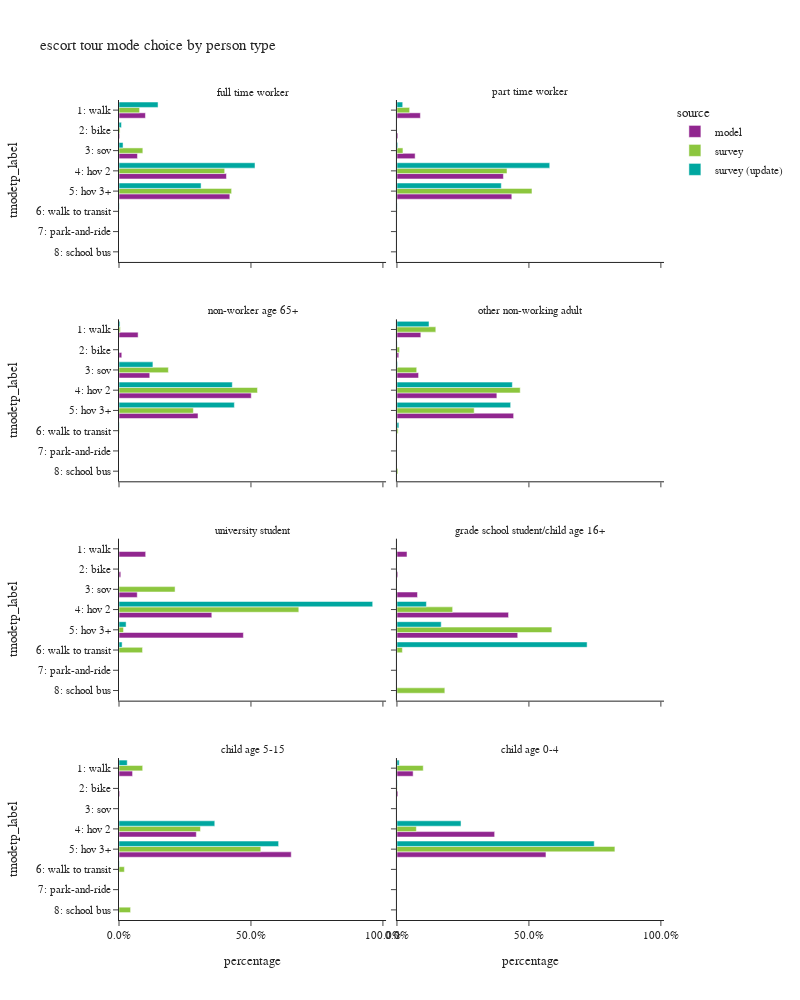

Here is the notebook cell this chart was saved with:
### Code cell
plot_mode_choice(es_tour,"pptyp_label",
                 {"pptyp_label":["full time worker","part time worker","non-worker age 65+","other non-working adult",
                                 "university student","grade school student/child age 16+","child age 5-15","child age 0-4"],
                  "tmodetp_label":["1: walk","2: bike","3: sov","4: hov 2","5: hov 3+","6: walk to transit",
                                   "7: park-and-ride","8: school bus","9: other–survey only"]},
                 "person type",
                 2,1000)

### Figure 1 — Plotly figure (JSON) as saved in the notebook; plotly's stock layout.template omitted (floating-point values rounded to 4 significant figures)
{"data": [{"alignmentgroup": "True", "customdata": [[15831], [455], [11051], [64336], [66360]], "hovertemplate": "source=model<br>pptyp_label=full time worker<br>percentage=%{x}<br>tmodetp_label=%{y}<br>sample count=%{customdata[0]}<extra></extra>", "legendgroup": "model", "marker": {"color": "#91268F", "pattern": {"shape": ""}}, "name": "model", "offsetgroup": "model", "orientation": "h", "showlegend": true, "textposition": "auto", "type": "bar", "x": [0.1002, 0.002879, 0.06993, 0.4071, 0.4199], "xaxis": "x7", "y": ["1: walk", "2: bike", "3: sov", "4: hov 2", "5: hov 3+"], "yaxis": "y7"}, {"alignmentgroup": "True", "customdata": [[5315], [223], [4125], [24150], [26056]], "hovertemplate": "source=model<br>pptyp_label=part time worker<br>percentage=%{x}<br>tmodetp_label=%{y}<br>sample count=%{customdata[0]}<extra></extra>", "legendgroup": "model", "marker": {"color": "#91268F", "pattern": {"shape": ""}}, "name": "model", "offsetgroup": "model", "orientation": "h", "showlegend": false, "textposition": "auto", "type": "bar", "x": [0.08878, 0.003725, 0.0689, 0.4034, 0.4352], "xaxis": "x8", "y": ["1: walk", "2: bike", "3: sov", "4: hov 2", "5: hov 3+"], "yaxis": "y8"}, {"alignmentgroup": "True", "customdata": [[5291], [769], [8512], [36597], [21867]], "hovertemplate": "source=model<br>pptyp_label=non-worker age 65+<br>percentage=%{x}<br>tmodetp_label=%{y}<br>sample count=%{customdata[0]}<extra></extra>", "legendgroup": "model", "marker": {"color": "#91268F", "pattern": {"shape": ""}}, "name": "model", "offsetgroup": "model", "orientation": "h", "showlegend": false, "textposition": "auto", "type": "bar", "x": [0.07244, 0.01053, 0.1165, 0.5011, 0.2994], "xaxis": "x5", "y": ["1: walk", "2: bike", "3: sov", "4: hov 2", "5: hov 3+"], "yaxis": "y5"}, {"alignmentgroup": "True", "customdata": [[19719], [1510], [17865], [82522], [96379]], "hovertemplate": "source=model<br>pptyp_label=other non-working adult<br>percentage=%{x}<br>tmodetp_label=%{y}<br>sample count=%{customdata[0]}<extra></extra>", "legendgroup": "model", "marker": {"color": "#91268F", "pattern": {"shape": ""}}, "name": "model", "offsetgroup": "model", "orientation": "h", "showlegend": false, "textposition": "auto", "type": "bar", "x": [0.09046, 0.006927, 0.08195, 0.3785, 0.4421], "xaxis": "x6", "y": ["1: walk", "2: bike", "3: sov", "4: hov 2", "5: hov 3+"], "yaxis": "y6"}, {"alignmentgroup": "True", "customdata": [[535], [36], [366], [1861], [2494]], "hovertemplate": "source=model<br>pptyp_label=university student<br>percentage=%{x}<br>tmodetp_label=%{y}<br>sample count=%{customdata[0]}<extra></extra>", "legendgroup": "model", "marker": {"color": "#91268F", "pattern": {"shape": ""}}, "name": "model", "offsetgroup": "model", "orientation": "h", "showlegend": false, "textposition": "auto", "type": "bar", "x": [0.1011, 0.006803, 0.06916, 0.3517, 0.4713], "xaxis": "x3", "y": ["1: walk", "2: bike", "3: sov", "4: hov 2", "5: hov 3+"], "yaxis": "y3"}, {"alignmentgroup": "True", "customdata": [[2546], [239], [5201], [28241], [30564]], "hovertemplate": "source=model<br>pptyp_label=grade school student/child age 16+<br>percentage=%{x}<br>tmodetp_label=%{y}<br>sample count=%{customdata[0]}<extra></extra>", "legendgroup": "model", "marker": {"color": "#91268F", "pattern": {"shape": ""}}, "name": "model", "offsetgroup": "model", "orientation": "h", "showlegend": false, "textposition": "auto", "type": "bar", "x": [0.03812, 0.003578, 0.07787, 0.4228, 0.4576], "xaxis": "x4", "y": ["1: walk", "2: bike", "3: sov", "4: hov 2", "5: hov 3+"], "yaxis": "y4"}, {"alignmentgroup": "True", "customdata": [[2077], [118], [11840], [26374]], "hovertemplate": "source=model<br>pptyp_label=child age 5-15<br>percentage=%{x}<br>tmodetp_label=%{y}<br>sample count=%{customdata[0]}<extra></extra>", "legendgroup": "model", "marker": {"color": "#91268F", "pattern": {"shape": ""}}, "name": "model", "offsetgroup": "model", "orientation": "h", "showlegend": false, "textposition": "auto", "type": "bar", "x": [0.0514, 0.00292, 0.293, 0.6527], "xaxis": "x", "y": ["1: walk", "2: bike", "4: hov 2", "5: hov 3+"], "yaxis": "y"}, {"alignmentgroup": "True", "customdata": [[4151], [261], [25044], [38197]], "hovertemplate": "source=model<br>pptyp_label=child age 0-4<br>percentage=%{x}<br>tmodetp_label=%{y}<br>sample count=%{customdata[0]}<extra></extra>", "legendgroup": "model", "marker": {"color": "#91268F", "pattern": {"shape": ""}}, "name": "model", "offsetgroup": "model", "orientation": "h", "showlegend": false, "textposition": "auto", "type": "bar", "x": [0.06136, 0.003858, 0.3702, 0.5646], "xaxis": "x2", "y": ["1: walk", "2: bike", "4: hov 2", "5: hov 3+"], "yaxis": "y2"}, {"alignmentgroup": "True", "customdata": [[40], [9], [22], [120], [77], [3]], "hovertemplate": "source=survey<br>pptyp_label=full time worker<br>percentage=%{x}<br>tmodetp_label=%{y}<br>sample count=%{customdata[0]}<extra></extra>", "legendgroup": "survey", "marker": {"color": "#8CC63E", "pattern": {"shape": ""}}, "name": "survey", "offsetgroup": "survey", "orientation": "h", "showlegend": true, "textposition": "auto", "type": "bar", "x": [0.07807, 0.00396, 0.09034, 0.4005, 0.4266, 0.0005106], "xaxis": "x7", "y": ["1: walk", "2: bike", "3: sov", "4: hov 2", "5: hov 3+", "6: walk to transit"], "yaxis": "y7"}, {"alignmentgroup": "True", "customdata": [[7], [3], [34], [32], [1]], "hovertemplate": "source=survey<br>pptyp_label=part time worker<br>percentage=%{x}<br>tmodetp_label=%{y}<br>sample count=%{customdata[0]}<extra></extra>", "legendgroup": "survey", "marker": {"color": "#8CC63E", "pattern": {"shape": ""}}, "name": "survey", "offsetgroup": "survey", "orientation": "h", "showlegend": false, "textposition": "auto", "type": "bar", "x": [0.0481, 0.02274, 0.4169, 0.5116, 0.0005994], "xaxis": "x8", "y": ["1: walk", "3: sov", "4: hov 2", "5: hov 3+", "6: walk to transit"], "yaxis": "y8"}, {"alignmentgroup": "True", "customdata": [[5], [12], [41], [27], [1]], "hovertemplate": "source=survey<br>pptyp_label=non-worker age 65+<br>percentage=%{x}<br>tmodetp_label=%{y}<br>sample count=%{customdata[0]}<extra></extra>", "legendgroup": "survey", "marker": {"color": "#8CC63E", "pattern": {"shape": ""}}, "name": "survey", "offsetgroup": "survey", "orientation": "h", "showlegend": false, "textposition": "auto", "type": "bar", "x": [0.005101, 0.1871, 0.5246, 0.2818, 0.001389], "xaxis": "x5", "y": ["1: walk", "3: sov", "4: hov 2", "5: hov 3+", "6: walk to transit"], "yaxis": "y5"}, {"alignmentgroup": "True", "customdata": [[23], [4], [12], [83], [51], [4], [1]], "hovertemplate": "source=survey<br>pptyp_label=other non-working adult<br>percentage=%{x}<br>tmodetp_label=%{y}<br>sample count=%{customdata[0]}<extra></extra>", "legendgroup": "survey", "marker": {"color": "#8CC63E", "pattern": {"shape": ""}}, "name": "survey", "offsetgroup": "survey", "orientation": "h", "showlegend": false, "textposition": "auto", "type": "bar", "x": [0.1472, 0.00993, 0.07485, 0.4671, 0.2926, 0.004472, 0.003809], "xaxis": "x6", "y": ["1: walk", "2: bike", "3: sov", "4: hov 2", "5: hov 3+", "6: walk to transit", "8: school bus"], "yaxis": "y6"}, {"alignmentgroup": "True", "customdata": [[1], [8], [1], [1]], "hovertemplate": "source=survey<br>pptyp_label=university student<br>percentage=%{x}<br>tmodetp_label=%{y}<br>sample count=%{customdata[0]}<extra></extra>", "legendgroup": "survey", "marker": {"color": "#8CC63E", "pattern": {"shape": ""}}, "name": "survey", "offsetgroup": "survey", "orientation": "h", "showlegend": false, "textposition": "auto", "type": "bar", "x": [0.2125, 0.6813, 0.0171, 0.08918], "xaxis": "x3", "y": ["3: sov", "4: hov 2", "5: hov 3+", "6: walk to transit"], "yaxis": "y3"}, {"alignmentgroup": "True", "customdata": [[5], [5], [1], [1]], "hovertemplate": "source=survey<br>pptyp_label=grade school student/child age 16+<br>percentage=%{x}<br>tmodetp_label=%{y}<br>sample count=%{customdata[0]}<extra></extra>", "legendgroup": "survey", "marker": {"color": "#8CC63E", "pattern": {"shape": ""}}, "name": "survey", "offsetgroup": "survey", "orientation": "h", "showlegend": false, "textposition": "auto", "type": "bar", "x": [0.211, 0.587, 0.02053, 0.1815], "xaxis": "x4", "y": ["4: hov 2", "5: hov 3+", "6: walk to transit", "8: school bus"], "yaxis": "y4"}, {"alignmentgroup": "True", "customdata": [[5], [11], [41], [2], [4]], "hovertemplate": "source=survey<br>pptyp_label=child age 5-15<br>percentage=%{x}<br>tmodetp_label=%{y}<br>sample count=%{customdata[0]}<extra></extra>", "legendgroup": "survey", "marker": {"color": "#8CC63E", "pattern": {"shape": ""}}, "name": "survey", "offsetgroup": "survey", "orientation": "h", "showlegend": false, "textposition": "auto", "type": "bar", "x": [0.08976, 0.3086, 0.5373, 0.02043, 0.04389], "xaxis": "x", "y": ["1: walk", "4: hov 2", "5: hov 3+", "6: walk to transit", "8: school bus"], "yaxis": "y"}, {"alignmentgroup": "True", "customdata": [[7], [1], [8], [32]], "hovertemplate": "source=survey<br>pptyp_label=child age 0-4<br>percentage=%{x}<br>tmodetp_label=%{y}<br>sample count=%{customdata[0]}<extra></extra>", "legendgroup": "survey", "marker": {"color": "#8CC63E", "pattern": {"shape": ""}}, "name": "survey", "offsetgroup": "survey", "orientation": "h", "showlegend": false, "textposition": "auto", "type": "bar", "x": [0.0996, 0.001008, 0.0736, 0.8258], "xaxis": "x2", "y": ["1: walk", "2: bike", "4: hov 2", "5: hov 3+"], "yaxis": "y2"}, {"alignmentgroup": "True", "customdata": [[35], [8], [10], [114], [66], [2]], "hovertemplate": "source=survey (update)<br>pptyp_label=full time worker<br>percentage=%{x}<br>tmodetp_label=%{y}<br>sample count=%{customdata[0]}<extra></extra>", "legendgroup": "survey (update)", "marker": {"color": "#00A7A0", "pattern": {"shape": ""}}, "name": "survey (update)", "offsetgroup": "survey (update)", "orientation": "h", "showlegend": true, "textposition": "auto", "type": "bar", "x": [0.1479, 0.009274, 0.01534, 0.5153, 0.311, 0.001134], "xaxis": "x7", "y": ["1: walk", "2: bike", "3: sov", "4: hov 2", "5: hov 3+", "6: walk to transit"], "yaxis": "y7"}, {"alignmentgroup": "True", "customdata": [[7], [2], [31], [28], [1]], "hovertemplate": "source=survey (update)<br>pptyp_label=part time worker<br>percentage=%{x}<br>tmodetp_label=%{y}<br>sample count=%{customdata[0]}<extra></extra>", "legendgroup": "survey (update)", "marker": {"color": "#00A7A0", "pattern": {"shape": ""}}, "name": "survey (update)", "offsetgroup": "survey (update)", "orientation": "h", "showlegend": false, "textposition": "auto", "type": "bar", "x": [0.02182, 0.003179, 0.5789, 0.3954, 0.0007061], "xaxis": "x8", "y": ["1: walk", "3: sov", "4: hov 2", "5: hov 3+", "6: walk to transit"], "yaxis": "y8"}, {"alignmentgroup": "True", "customdata": [[5], [12], [40], [25], [1]], "hovertemplate": "source=survey (update)<br>pptyp_label=non-worker age 65+<br>percentage=%{x}<br>tmodetp_label=%{y}<br>sample count=%{customdata[0]}<extra></extra>", "legendgroup": "survey (update)", "marker": {"color": "#00A7A0", "pattern": {"shape": ""}}, "name": "survey (update)", "offsetgroup": "survey (update)", "orientation": "h", "showlegend": false, "textposition": "auto", "type": "bar", "x": [0.003936, 0.1285, 0.4293, 0.4371, 0.001111], "xaxis": "x5", "y": ["1: walk", "3: sov", "4: hov 2", "5: hov 3+", "6: walk to transit"], "yaxis": "y5"}, {"alignmentgroup": "True", "customdata": [[21], [2], [5], [75], [40], [3]], "hovertemplate": "source=survey (update)<br>pptyp_label=other non-working adult<br>percentage=%{x}<br>tmodetp_label=%{y}<br>sample count=%{customdata[0]}<extra></extra>", "legendgroup": "survey (update)", "marker": {"color": "#00A7A0", "pattern": {"shape": ""}}, "name": "survey (update)", "offsetgroup": "survey (update)", "orientation": "h", "showlegend": false, "textposition": "auto", "type": "bar", "x": [0.1214, 0.0008328, 0.002336, 0.4373, 0.4308, 0.007304], "xaxis": "x6", "y": ["1: walk", "2: bike", "3: sov", "4: hov 2", "5: hov 3+", "6: walk to transit"], "yaxis": "y6"}, {"alignmentgroup": "True", "customdata": [[6], [1], [1]], "hovertemplate": "source=survey (update)<br>pptyp_label=university student<br>percentage=%{x}<br>tmodetp_label=%{y}<br>sample count=%{customdata[0]}<extra></extra>", "legendgroup": "survey (update)", "marker": {"color": "#00A7A0", "pattern": {"shape": ""}}, "name": "survey (update)", "offsetgroup": "survey (update)", "orientation": "h", "showlegend": false, "textposition": "auto", "type": "bar", "x": [0.9613, 0.02695, 0.01178], "xaxis": "x3", "y": ["4: hov 2", "5: hov 3+", "6: walk to transit"], "yaxis": "y3"}, {"alignmentgroup": "True", "customdata": [[4], [2], [1]], "hovertemplate": "source=survey (update)<br>pptyp_label=grade school student/child age 16+<br>percentage=%{x}<br>tmodetp_label=%{y}<br>sample count=%{customdata[0]}<extra></extra>", "legendgroup": "survey (update)", "marker": {"color": "#00A7A0", "pattern": {"shape": ""}}, "name": "survey (update)", "offsetgroup": "survey (update)", "orientation": "h", "showlegend": false, "textposition": "auto", "type": "bar", "x": [0.1117, 0.1678, 0.7206], "xaxis": "x4", "y": ["4: hov 2", "5: hov 3+", "6: walk to transit"], "yaxis": "y4"}, {"alignmentgroup": "True", "customdata": [[5], [14], [34], [1]], "hovertemplate": "source=survey (update)<br>pptyp_label=child age 5-15<br>percentage=%{x}<br>tmodetp_label=%{y}<br>sample count=%{customdata[0]}<extra></extra>", "legendgroup": "survey (update)", "marker": {"color": "#00A7A0", "pattern": {"shape": ""}}, "name": "survey (update)", "offsetgroup": "survey (update)", "orientation": "h", "showlegend": false, "textposition": "auto", "type": "bar", "x": [0.03117, 0.3629, 0.6048, 0.001156], "xaxis": "x", "y": ["1: walk", "4: hov 2", "5: hov 3+", "6: walk to transit"], "yaxis": "y"}, {"alignmentgroup": "True", "customdata": [[7], [1], [8], [33]], "hovertemplate": "source=survey (update)<br>pptyp_label=child age 0-4<br>percentage=%{x}<br>tmodetp_label=%{y}<br>sample count=%{customdata[0]}<extra></extra>", "legendgroup": "survey (update)", "marker": {"color": "#00A7A0", "pattern": {"shape": ""}}, "name": "survey (update)", "offsetgroup": "survey (update)", "orientation": "h", "showlegend": false, "textposition": "auto", "type": "bar", "x": [0.008587, 0.001095, 0.2428, 0.7475], "xaxis": "x2", "y": ["1: walk", "2: bike", "4: hov 2", "5: hov 3+"], "yaxis": "y2"}], "layout": {"annotations": [{"font": {}, "showarrow": false, "text": "child age 5-15", "x": 0.245, "xanchor": "center", "xref": "paper", "y": 0.1975, "yanchor": "bottom", "yref": "paper"}, {"font": {}, "showarrow": false, "text": "child age 0-4", "x": 0.755, "xanchor": "center", "xref": "paper", "y": 0.1975, "yanchor": "bottom", "yref": "paper"}, {"font": {}, "showarrow": false, "text": "university student", "x": 0.245, "xanchor": "center", "xref": "paper", "y": 0.465, "yanchor": "bottom", "yref": "paper"}, {"font": {}, "showarrow": false, "text": "grade school student/child age 16+", "x": 0.755, "xanchor": "center", "xref": "paper", "y": 0.465, "yanchor": "bottom", "yref": "paper"}, {"font": {}, "showarrow": false, "text": "non-worker age 65+", "x": 0.245, "xanchor": "center", "xref": "paper", "y": 0.7325, "yanchor": "bottom", "yref": "paper"}, {"font": {}, "showarrow": false, "text": "other non-working adult", "x": 0.755, "xanchor": "center", "xref": "paper", "y": 0.7325, "yanchor": "bottom", "yref": "paper"}, {"font": {}, "showarrow": false, "text": "full time worker", "x": 0.245, "xanchor": "center", "xref": "paper", "y": 1.0, "yanchor": "bottom", "yref": "paper"}, {"font": {}, "showarrow": false, "text": "part time worker", "x": 0.755, "xanchor": "center", "xref": "paper", "y": 1.0, "yanchor": "bottom", "yref": "paper"}], "barmode": "group", "height": 1000, "legend": {"title": {"text": "source"}, "tracegroupgap": 0}, "title": {"text": "escort tour mode choice by person type"}, "width": 800, "xaxis": {"anchor": "y", "domain": [0.0, 0.49], "tickformat": ".1%", "title": {"text": "percentage"}}, "xaxis2": {"anchor": "y2", "domain": [0.51, 1.0], "matches": "x", "tickformat": ".1%", "title": {"text": "percentage"}}, "xaxis3": {"anchor": "y3", "domain": [0.0, 0.49], "matches": "x", "showticklabels": false, "tickformat": ".1%"}, "xaxis4": {"anchor": "y4", "domain": [0.51, 1.0], "matches": "x", "showticklabels": false, "tickformat": ".1%"}, "xaxis5": {"anchor": "y5", "domain": [0.0, 0.49], "matches": "x", "showticklabels": false, "tickformat": ".1%"}, "xaxis6": {"anchor": "y6", "domain": [0.51, 1.0], "matches": "x", "showticklabels": false, "tickformat": ".1%"}, "xaxis7": {"anchor": "y7", "domain": [0.0, 0.49], "matches": "x", "showticklabels": false, "tickformat": ".1%"}, "xaxis8": {"anchor": "y8", "domain": [0.51, 1.0], "matches": "x", "showticklabels": false, "tickformat": ".1%"}, "yaxis": {"anchor": "x", "categoryarray": ["9: other–survey only", "8: school bus", "7: park-and-ride", "6: walk to transit", "5: hov 3+", "4: hov 2", "3: sov", "2: bike", "1: walk"], "categoryorder": "array", "domain": [0.0, 0.1975], "title": {"text": "tmodetp_label"}}, "yaxis2": {"anchor": "x2", "domain": [0.0, 0.1975], "matches": "y", "showticklabels": false}, "yaxis3": {"anchor": "x3", "categoryarray": ["9: other–survey only", "8: school bus", "7: park-and-ride", "6: walk to transit", "5: hov 3+", "4: hov 2", "3: sov", "2: bike", "1: walk"], "categoryorder": "array", "domain": [0.2675, 0.465], "matches": "y", "title": {"text": "tmodetp_label"}}, "yaxis4": {"anchor": "x4", "domain": [0.2675, 0.465], "matches": "y", "showticklabels": false}, "yaxis5": {"anchor": "x5", "categoryarray": ["9: other–survey only", "8: school bus", "7: park-and-ride", "6: walk to transit", "5: hov 3+", "4: hov 2", "3: sov", "2: bike", "1: walk"], "categoryorder": "array", "domain": [0.535, 0.7325], "matches": "y", "title": {"text": "tmodetp_label"}}, "yaxis6": {"anchor": "x6", "domain": [0.535, 0.7325], "matches": "y", "showticklabels": false}, "yaxis7": {"anchor": "x7", "categoryarray": ["9: other–survey only", "8: school bus", "7: park-and-ride", "6: walk to transit", "5: hov 3+", "4: hov 2", "3: sov", "2: bike", "1: walk"], "categoryorder": "array", "domain": [0.8025, 1.0], "matches": "y", "title": {"text": "tmodetp_label"}}, "yaxis8": {"anchor": "x8", "domain": [0.8025, 1.0], "matches": "y", "showticklabels": false}}}
